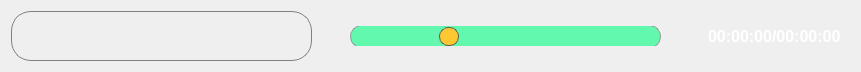
   <widget class="QFrame" name="control_panel_main">
    <property name="geometry">
     <rect>
      <x>10</x>
      <y>480</y>
      <width>861</width>
      <height>70</height>
     </rect>
    </property>
    <property name="styleSheet">
     <string notr="true"/>
    </property>
    <property name="frameShape">
     <enum>QFrame::NoFrame</enum>
    </property>
    <property name="frameShadow">
     <enum>QFrame::Raised</enum>
    </property>
    <layout class="QHBoxLayout" name="horizontalLayout_5">
     <item>
      <widget class="QFrame" name="music_control">
       <property name="styleSheet">
        <string notr="true">QFrame{
border:1px solid gray;
border-radius:20px;
}</string>
       </property>
       <property name="frameShape">
        <enum>QFrame::StyledPanel</enum>
       </property>
       <property name="frameShadow">
        <enum>QFrame::Raised</enum>
       </property>
       <layout class="QHBoxLayout" name="horizontalLayout_2">
        <item>
         <widget class="QPushButton" name="play_btn">
          <property name="minimumSize">
           <size>
            <width>35</width>
            <height>30</height>
           </size>
          </property>
          <property name="maximumSize">
           <size>
            <width>35</width>
            <height>30</height>
           </size>
          </property>
          <property name="cursor">
           <cursorShape>PointingHandCursor</cursorShape>
          </property>
          <property name="toolTip">
           <string>play</string>
          </property>
          <property name="styleSheet">
           <string notr="true">QPushButton{
background: transparent;
border-radius:8px;
}

QPushButton:hover{
background-color: rgba(255,255,255,100);
border-radius:8px;
}

QPushButton:pressed{
background-color: rgb(188, 188, 188);
border-style:inset;
}</string>
          </property>
          <property name="text">
           <string/>
          </property>
          <property name="icon">
           <iconset resource="res.qrc">
            <normaloff>:/utils/images/pase.png</normaloff>:/utils/images/pase.png</iconset>
          </property>
          <property name="checkable">
           <bool>false</bool>
          </property>
         </widget>
        </item>
        <item>
         <widget class="QPushButton" name="pause_btn">
          <property name="minimumSize">
           <size>
            <width>35</width>
            <height>30</height>
           </size>
          </property>
          <property name="maximumSize">
           <size>
            <width>35</width>
            <height>30</height>
           </size>
          </property>
          <property name="cursor">
           <cursorShape>PointingHandCursor</cursorShape>
          </property>
          <property name="toolTip">
           <string>pause</string>
          </property>
          <property name="styleSheet">
           <string notr="true">QPushButton{
background: transparent;
border-radius:8px;
}

QPushButton:hover{
background-color: rgba(255,255,255,100);
border-radius:8px;
}

QPushButton:pressed{
background-color: rgb(188, 188, 188);
border-style:inset;
}</string>
          </property>
          <property name="text">
           <string/>
          </property>
          <property name="icon">
           <iconset resource="res.qrc">
            <normaloff>:/utils/images/play.png</normaloff>:/utils/images/play.png</iconset>
          </property>
          <property name="checkable">
           <bool>false</bool>
          </property>
         </widget>
        </item>
        <item>
         <widget class="QPushButton" name="stop_btn">
          <property name="minimumSize">
           <size>
            <width>35</width>
            <height>30</height>
           </size>
          </property>
          <property name="maximumSize">
           <size>
            <width>35</width>
            <height>30</height>
           </size>
          </property>
          <property name="cursor">
           <cursorShape>PointingHandCursor</cursorShape>
          </property>
          <property name="toolTip">
           <string>stop</string>
          </property>
          <property name="styleSheet">
           <string notr="true">QPushButton{
background: transparent;
border-radius:8px;
}

QPushButton:hover{
background-color: rgba(255,255,255,100);
border-radius:8px;
}

QPushButton:pressed{
background-color: rgb(188, 188, 188);
border-style:inset;
}</string>
          </property>
          <property name="text">
           <string/>
          </property>
          <property name="icon">
           <iconset resource="res.qrc">
            <normaloff>:/utils/images/stop.png</normaloff>:/utils/images/stop.png</iconset>
          </property>
          <property name="checkable">
           <bool>false</bool>
          </property>
         </widget>
        </item>
        <item>
         <widget class="QPushButton" name="previous_btn">
          <property name="minimumSize">
           <size>
            <width>35</width>
            <height>30</height>
           </size>
          </property>
          <property name="maximumSize">
           <size>
            <width>35</width>
            <height>30</height>
           </size>
          </property>
          <property name="cursor">
           <cursorShape>PointingHandCursor</cursorShape>
          </property>
          <property name="toolTip">
           <string>prev</string>
          </property>
          <property name="styleSheet">
           <string notr="true">QPushButton{
background: transparent;
border-radius:8px;
}

QPushButton:hover{
background-color: rgba(255,255,255,100);
border-radius:8px;
}

QPushButton:pressed{
background-color: rgb(188, 188, 188);
border-style:inset;
}</string>
          </property>
          <property name="text">
           <string/>
          </property>
          <property name="icon">
           <iconset resource="res.qrc">
            <normaloff>:/utils/images/pre.png</normaloff>:/utils/images/pre.png</iconset>
          </property>
          <property name="checkable">
           <bool>false</bool>
          </property>
         </widget>
        </item>
        <item>
         <widget class="QPushButton" name="next_btn">
          <property name="minimumSize">
           <size>
            <width>35</width>
            <height>30</height>
           </size>
          </property>
          <property name="maximumSize">
           <size>
            <width>35</width>
            <height>30</height>
           </size>
          </property>
          <property name="cursor">
           <cursorShape>PointingHandCursor</cursorShape>
          </property>
          <property name="toolTip">
           <string>next</string>
          </property>
          <property name="styleSheet">
           <string notr="true">QPushButton{
background: transparent;
border-radius:8px;
}

QPushButton:hover{
background-color: rgba(255,255,255,100);
border-radius:8px;
}

QPushButton:pressed{
background-color: rgb(188, 188, 188);
border-style:inset;
}</string>
          </property>
          <property name="text">
           <string/>
          </property>
          <property name="icon">
           <iconset resource="res.qrc">
            <normaloff>:/utils/images/next.png</normaloff>:/utils/images/next.png</iconset>
          </property>
          <property name="checkable">
           <bool>false</bool>
          </property>
         </widget>
        </item>
        <item>
         <widget class="QPushButton" name="loop_one_btn">
          <property name="minimumSize">
           <size>
            <width>35</width>
            <height>30</height>
           </size>
          </property>
          <property name="maximumSize">
           <size>
            <width>35</width>
            <height>30</height>
           </size>
          </property>
          <property name="cursor">
           <cursorShape>PointingHandCursor</cursorShape>
          </property>
          <property name="toolTip">
           <string>loop</string>
          </property>
          <property name="styleSheet">
           <string notr="true">QPushButton{
background: transparent;
border-radius:8px;
}

QPushButton:hover{
background-color: rgba(255,255,255,100);
border-radius:8px;
}

QPushButton:pressed{
background-color: rgb(188, 188, 188);
border-style:inset;
}</string>
          </property>
          <property name="text">
           <string/>
          </property>
          <property name="icon">
           <iconset resource="res.qrc">
            <normaloff>:/utils/images/loop-one.png</normaloff>:/utils/images/loop-one.png</iconset>
          </property>
          <property name="checkable">
           <bool>true</bool>
          </property>
         </widget>
        </item>
        <item>
         <widget class="QPushButton" name="shufle_songs_btn">
          <property name="minimumSize">
           <size>
            <width>35</width>
            <height>30</height>
           </size>
          </property>
          <property name="maximumSize">
           <size>
            <width>35</width>
            <height>30</height>
           </size>
          </property>
          <property name="cursor">
           <cursorShape>PointingHandCursor</cursorShape>
          </property>
          <property name="toolTip">
           <string>shuffle</string>
          </property>
          <property name="styleSheet">
           <string notr="true">QPushButton{
background: transparent;
border-radius:8px;
}

QPushButton:hover{
background-color: rgba(255,255,255,100);
border-radius:8px;
}

QPushButton:pressed{
background-color: rgb(188, 188, 188);
border-style:inset;
}</string>
          </property>
          <property name="text">
           <string/>
          </property>
          <property name="icon">
           <iconset resource="res.qrc">
            <normaloff>:/utils/images/play-random.png</normaloff>:/utils/images/play-random.png</iconset>
          </property>
          <property name="checkable">
           <bool>true</bool>
          </property>
         </widget>
        </item>
       </layout>
      </widget>
     </item>
     <item>
      <widget class="QFrame" name="play_control_frame">
       <property name="styleSheet">
        <string notr="true">QFrame{
border:none;
}</string>
       </property>
       <property name="frameShape">
        <enum>QFrame::NoFrame</enum>
       </property>
       <property name="frameShadow">
        <enum>QFrame::Raised</enum>
       </property>
       <layout class="QHBoxLayout" name="horizontalLayout_3">
        <item>
         <widget class="QSlider" name="music_slider">
          <property name="minimumSize">
           <size>
            <width>311</width>
            <height>20</height>
           </size>
          </property>
          <property name="maximumSize">
           <size>
            <width>311</width>
            <height>20</height>
           </size>
          </property>
          <property name="cursor">
           <cursorShape>OpenHandCursor</cursorShape>
          </property>
          <property name="styleSheet">
           <string notr="true">QSlider::groove:horizontal{
border:1px solid #999999;
height:15px;
padding:3px;
background:rgba(0,255,127,150);
border-radius:11px;
margin:2px 0px;
}

QSlider::handle:horizontal{
background:rgb(255,200,50);
border:1px solid #5c5c5c;
width:18px;
border-radius:9px;
margin:-2px 0px;
}</string>
          </property>
          <property name="maximum">
           <number>100</number>
          </property>
          <property name="value">
           <number>30</number>
          </property>
          <property name="orientation">
           <enum>Qt::Horizontal</enum>
          </property>
         </widget>
        </item>
       </layout>
      </widget>
     </item>
     <item>
      <widget class="QFrame" name="timing_frame">
       <property name="frameShape">
        <enum>QFrame::NoFrame</enum>
       </property>
       <property name="frameShadow">
        <enum>QFrame::Raised</enum>
       </property>
       <layout class="QHBoxLayout" name="horizontalLayout_4">
        <item>
         <widget class="QLabel" name="time_label">
          <property name="font">
           <font>
            <pointsize>12</pointsize>
            <weight>75</weight>
            <bold>true</bold>
           </font>
          </property>
          <property name="styleSheet">
           <string notr="true">color:white;</string>
          </property>
          <property name="text">
           <string>00:00:00/00:00:00</string>
          </property>
         </widget>
        </item>
       </layout>
      </widget>
     </item>
    </layout>
   </widget>
